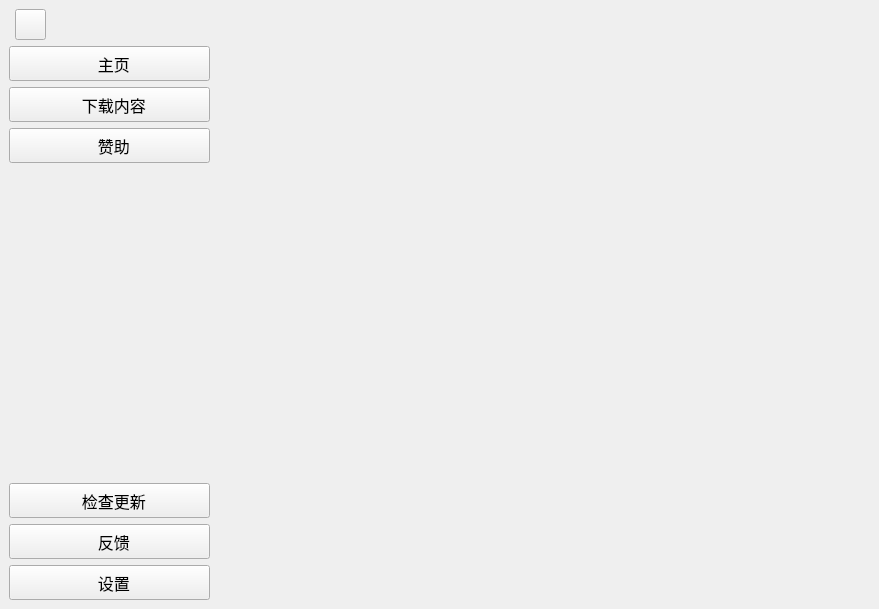
<?xml version="1.0" encoding="UTF-8"?>
<ui version="4.0">
 <class>MainWindow</class>
 <widget class="QMainWindow" name="MainWindow">
  <property name="geometry">
   <rect>
    <x>0</x>
    <y>0</y>
    <width>879</width>
    <height>605</height>
   </rect>
  </property>
  <property name="sizePolicy">
   <sizepolicy hsizetype="Preferred" vsizetype="Preferred">
    <horstretch>0</horstretch>
    <verstretch>0</verstretch>
   </sizepolicy>
  </property>
  <property name="windowTitle">
   <string>SecondDownloader</string>
  </property>
  <property name="styleSheet">
   <string notr="true">/*QPushButton*/

QPushButton {  
    border: 1px solid rgb(236,236,236); 
	border-bottom-color: rgb(211, 211, 211);
    border-radius: 4px;  
    background-color: rgb(254, 254, 254); 
	color:black;

}  

QPushButton:hover
{
	background-color:rgb(250, 250, 250);
 }

QPushButton:pressed {  
    background-color: rgb(250, 250, 250); 
	border-bottom-color:rgb(236, 236, 236);
	color:grey;
}

/*QLineEdit*/
QLineEdit {  
    border: 1px solid rgb(229,229,229); 
	border-bottom-color: rgb(134,134, 134);
    border-radius: 5px;  
    background-color: rgb(251, 251, 251); 
	color:black;

}  

QLineEdit:hover
{
	background-color:rgb(246,246,246);
 }

QLineEdit:focus{
	border-bottom-width: 2px;
	background-color: rgb(255, 255, 255);
	border-bottom-color: rgb(0, 103, 192);

}
/*QComboBox*/
QComboBox::drop-down{
	subcontrol-origin: padding;
    subcontrol-position: top right;
    width: 20px;
	image: url(:/qss/base/res/drop-down.png);
}
QComboBox {  
    border: 1px solid rgb(236,236,236); 
	border-bottom-color: rgb(211, 211, 211);
    border-radius: 4px;  
    background-color: rgb(254, 254, 254); 
	color:black;

}  

QComboBox:hover
{
	background-color:rgb(250, 250, 250);
 }

 QComboBox:pressed {  
    background-color: rgb(250, 250, 250); 
	border-bottom-color:rgb(236, 236, 236);
	color:grey;
}

QComboBox QAbstractItemView {
    border: 1px solid rgb(236,236,236); 
	background-color: rgb(249,249,249);
    border-radius: 6px;
    padding: 1px 2px 1px 2px; 
    min-width: 9em;   
	outline:none;
	
}

QComboBox QAbstractItemView::item {
	border-radius: 6px;
    height: 30px;  
	color:black;
	
	background-color: rgb(249,249,249);

}
QComboBox QAbstractItemView::item:selected{
	padding:3px;
	border-top-left-radius:0px;
	border-bottom-left-radius:0px;
	border-left:2px solid rgb(0,103,192);

} 

QComboBox QAbstractItemView::item:hover {
	border-top-left-radius:0px;
	border-bottom-left-radius:0px;
	border-left:none ;
	background-color: rgb(240,240,240);
	border-radius: 6px;


	
}
QComboBox QAbstractItemView::item:pressed {
	border-top-left-radius:0px;
	border-bottom-left-radius:0px;
	border-left:none ;
	background-color: rgb(243,243,243);
	border-radius: 6px;
}
QCheckBox::indicator:unchecked{
  	border: 1px solid grey;
	border-radius:4px;
	background-color:white;
}
QCheckBox::indicator:unchecked:hover{
  	border: 1px solid grey;
	border-radius:4px;
	background-color:rgb(227,227,227);
}
QCheckBox::indicator:checked{
	border-image:url(:/qss/base/res/tick.png);
	background-color: rgb(23, 143, 255);
	/*border: 2px solid grey;*/
	border-radius:4px;
}
QCheckBox::indicator:checked:hover{
	border-image:url(:/qss/base/res/tick.png);
	background-color: rgb(0,128,227);
	/*border: 2px solid grey;*/
	border-radius:4px;
}
QProgressBar {  
     
    background-color:  rgb(164,160,164); 
    color: rgb(164,160,164); 
	max-height:1px;
    text-align: center; 
}  
QProgressBar::chunk {  
    background-color:  rgb(0,120,212);
}


</string>
  </property>
  <widget class="QWidget" name="centralwidget">
   <layout class="QHBoxLayout" name="horizontalLayout_2">
    <item>
     <layout class="QVBoxLayout" name="verticalLayout">
      <item>
       <layout class="QHBoxLayout" name="horizontalLayout">
        <property name="leftMargin">
         <number>2</number>
        </property>
        <item>
         <widget class="QToolButton" name="toolMenu">
          <property name="minimumSize">
           <size>
            <width>31</width>
            <height>31</height>
           </size>
          </property>
          <property name="maximumSize">
           <size>
            <width>31</width>
            <height>31</height>
           </size>
          </property>
          <property name="styleSheet">
           <string notr="true"/>
          </property>
          <property name="text">
           <string/>
          </property>
          <property name="checkable">
           <bool>true</bool>
          </property>
         </widget>
        </item>
        <item>
         <spacer name="horizontalSpacer">
          <property name="orientation">
           <enum>Qt::Horizontal</enum>
          </property>
          <property name="sizeType">
           <enum>QSizePolicy::Maximum</enum>
          </property>
          <property name="sizeHint" stdset="0">
           <size>
            <width>160</width>
            <height>20</height>
           </size>
          </property>
         </spacer>
        </item>
       </layout>
      </item>
      <item>
       <widget class="QToolButton" name="toolMain">
        <property name="sizePolicy">
         <sizepolicy hsizetype="Fixed" vsizetype="Fixed">
          <horstretch>0</horstretch>
          <verstretch>0</verstretch>
         </sizepolicy>
        </property>
        <property name="minimumSize">
         <size>
          <width>201</width>
          <height>35</height>
         </size>
        </property>
        <property name="maximumSize">
         <size>
          <width>201</width>
          <height>35</height>
         </size>
        </property>
        <property name="font">
         <font>
          <pointsize>12</pointsize>
         </font>
        </property>
        <property name="text">
         <string>  主页</string>
        </property>
        <property name="iconSize">
         <size>
          <width>30</width>
          <height>30</height>
         </size>
        </property>
        <property name="checkable">
         <bool>true</bool>
        </property>
        <property name="autoRepeat">
         <bool>false</bool>
        </property>
        <property name="autoExclusive">
         <bool>false</bool>
        </property>
        <property name="popupMode">
         <enum>QToolButton::DelayedPopup</enum>
        </property>
        <property name="toolButtonStyle">
         <enum>Qt::ToolButtonTextBesideIcon</enum>
        </property>
        <property name="autoRaise">
         <bool>false</bool>
        </property>
       </widget>
      </item>
      <item>
       <widget class="QToolButton" name="toolDownload">
        <property name="minimumSize">
         <size>
          <width>201</width>
          <height>35</height>
         </size>
        </property>
        <property name="maximumSize">
         <size>
          <width>201</width>
          <height>35</height>
         </size>
        </property>
        <property name="font">
         <font>
          <pointsize>12</pointsize>
         </font>
        </property>
        <property name="text">
         <string>  下载内容</string>
        </property>
        <property name="iconSize">
         <size>
          <width>30</width>
          <height>30</height>
         </size>
        </property>
        <property name="checkable">
         <bool>true</bool>
        </property>
        <property name="autoRepeat">
         <bool>false</bool>
        </property>
        <property name="autoExclusive">
         <bool>false</bool>
        </property>
        <property name="popupMode">
         <enum>QToolButton::DelayedPopup</enum>
        </property>
        <property name="toolButtonStyle">
         <enum>Qt::ToolButtonTextBesideIcon</enum>
        </property>
        <property name="autoRaise">
         <bool>false</bool>
        </property>
       </widget>
      </item>
      <item>
       <widget class="QToolButton" name="toolDonate">
        <property name="minimumSize">
         <size>
          <width>201</width>
          <height>35</height>
         </size>
        </property>
        <property name="maximumSize">
         <size>
          <width>201</width>
          <height>35</height>
         </size>
        </property>
        <property name="font">
         <font>
          <pointsize>12</pointsize>
         </font>
        </property>
        <property name="text">
         <string>  赞助</string>
        </property>
        <property name="iconSize">
         <size>
          <width>30</width>
          <height>30</height>
         </size>
        </property>
        <property name="checkable">
         <bool>true</bool>
        </property>
        <property name="autoRepeat">
         <bool>false</bool>
        </property>
        <property name="autoExclusive">
         <bool>false</bool>
        </property>
        <property name="popupMode">
         <enum>QToolButton::DelayedPopup</enum>
        </property>
        <property name="toolButtonStyle">
         <enum>Qt::ToolButtonTextBesideIcon</enum>
        </property>
        <property name="autoRaise">
         <bool>false</bool>
        </property>
       </widget>
      </item>
      <item>
       <spacer name="verticalSpacer">
        <property name="orientation">
         <enum>Qt::Vertical</enum>
        </property>
        <property name="sizeHint" stdset="0">
         <size>
          <width>20</width>
          <height>368</height>
         </size>
        </property>
       </spacer>
      </item>
      <item>
       <widget class="QToolButton" name="toolUpdate">
        <property name="minimumSize">
         <size>
          <width>201</width>
          <height>35</height>
         </size>
        </property>
        <property name="maximumSize">
         <size>
          <width>201</width>
          <height>35</height>
         </size>
        </property>
        <property name="font">
         <font>
          <pointsize>12</pointsize>
         </font>
        </property>
        <property name="text">
         <string>  检查更新</string>
        </property>
        <property name="iconSize">
         <size>
          <width>30</width>
          <height>30</height>
         </size>
        </property>
        <property name="checkable">
         <bool>true</bool>
        </property>
        <property name="autoRepeat">
         <bool>false</bool>
        </property>
        <property name="autoExclusive">
         <bool>false</bool>
        </property>
        <property name="popupMode">
         <enum>QToolButton::DelayedPopup</enum>
        </property>
        <property name="toolButtonStyle">
         <enum>Qt::ToolButtonTextBesideIcon</enum>
        </property>
        <property name="autoRaise">
         <bool>false</bool>
        </property>
       </widget>
      </item>
      <item>
       <widget class="QToolButton" name="toolFeedback">
        <property name="minimumSize">
         <size>
          <width>201</width>
          <height>35</height>
         </size>
        </property>
        <property name="maximumSize">
         <size>
          <width>201</width>
          <height>35</height>
         </size>
        </property>
        <property name="font">
         <font>
          <pointsize>12</pointsize>
         </font>
        </property>
        <property name="text">
         <string>  反馈</string>
        </property>
        <property name="iconSize">
         <size>
          <width>30</width>
          <height>30</height>
         </size>
        </property>
        <property name="checkable">
         <bool>true</bool>
        </property>
        <property name="autoRepeat">
         <bool>false</bool>
        </property>
        <property name="autoExclusive">
         <bool>false</bool>
        </property>
        <property name="popupMode">
         <enum>QToolButton::DelayedPopup</enum>
        </property>
        <property name="toolButtonStyle">
         <enum>Qt::ToolButtonTextBesideIcon</enum>
        </property>
        <property name="autoRaise">
         <bool>false</bool>
        </property>
       </widget>
      </item>
      <item>
       <widget class="QToolButton" name="toolSettings">
        <property name="minimumSize">
         <size>
          <width>201</width>
          <height>35</height>
         </size>
        </property>
        <property name="maximumSize">
         <size>
          <width>201</width>
          <height>35</height>
         </size>
        </property>
        <property name="font">
         <font>
          <pointsize>12</pointsize>
         </font>
        </property>
        <property name="text">
         <string>  设置</string>
        </property>
        <property name="iconSize">
         <size>
          <width>30</width>
          <height>30</height>
         </size>
        </property>
        <property name="checkable">
         <bool>true</bool>
        </property>
        <property name="autoRepeat">
         <bool>false</bool>
        </property>
        <property name="autoExclusive">
         <bool>false</bool>
        </property>
        <property name="popupMode">
         <enum>QToolButton::DelayedPopup</enum>
        </property>
        <property name="toolButtonStyle">
         <enum>Qt::ToolButtonTextBesideIcon</enum>
        </property>
        <property name="autoRaise">
         <bool>false</bool>
        </property>
       </widget>
      </item>
     </layout>
    </item>
    <item>
     <widget class="QStackedWidget" name="stackedWidget">
      <property name="minimumSize">
       <size>
        <width>651</width>
        <height>591</height>
       </size>
      </property>
      <widget class="QWidget" name="page"/>
      <widget class="QWidget" name="page_2"/>
     </widget>
    </item>
   </layout>
  </widget>
 </widget>
 <resources/>
 <connections/>
</ui>
